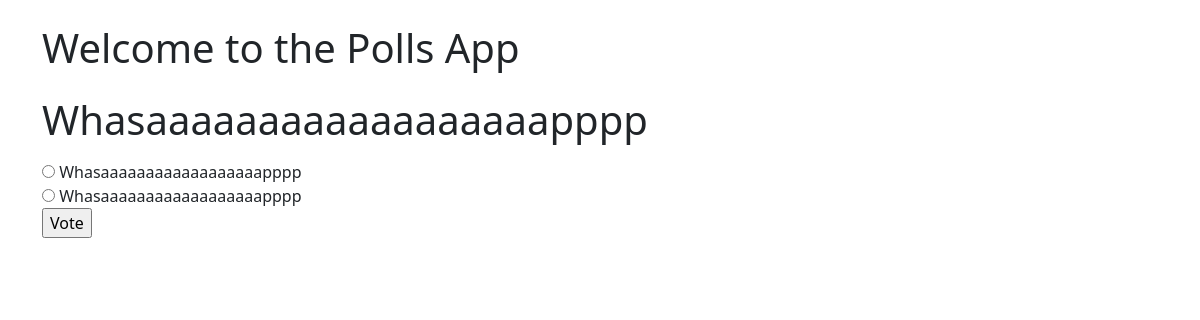
The page /polls/6/ on the database its author committed.
### polls/models.py (models this page shows, shortened)
class Question(models.Model):
    question_text = models.CharField(max_length=200)
    pub_date = models.DateTimeField("date published")

class Choice(models.Model):
    question = models.ForeignKey(Question, on_delete=models.CASCADE)
    choice_text = models.CharField(max_length=200)
    votes = models.IntegerField(default=0)

### polls/views.py (the view)
# urls.py: path("<int:pk>/", views.DetailView.as_view(), name="detail"),
class DetailView(generic.DetailView):
    model = Question
    template_name = "polls/detail.html"
    def get_queryset(self):
        return Question.objects.filter(pub_date__lte=timezone.now())

### polls/templates/polls/detail.html (shortened to what this page needs)
{% extends "base_polls.html" %}
{% block content %}
    <form action="{% url 'polls:vote' question.id %}" method="post">
    <fieldset>
        <legend><h1>{{ question.question_text }}</h1></legend>
        {% for choice in question.choice_set.all %}
            <input type="radio" name="choice" id="choice{{ forloop.counter }}" value="{{ choice.id }}">
            <label for="choice{{ forloop.counter }}">{{ choice.choice_text }}</label><br>
        {% endfor %}
    </fieldset>
    <input type="submit" value="Vote">
    </form>
{% endblock %}

### rows shown on the page
Question: question_text "Whasaaaaaaaaaaaaaaaaaapppp"
Choice: choice_text "Whasaaaaaaaaaaaaaaaaaapppp"
Choice: choice_text "Whasaaaaaaaaaaaaaaaaaapppp"
